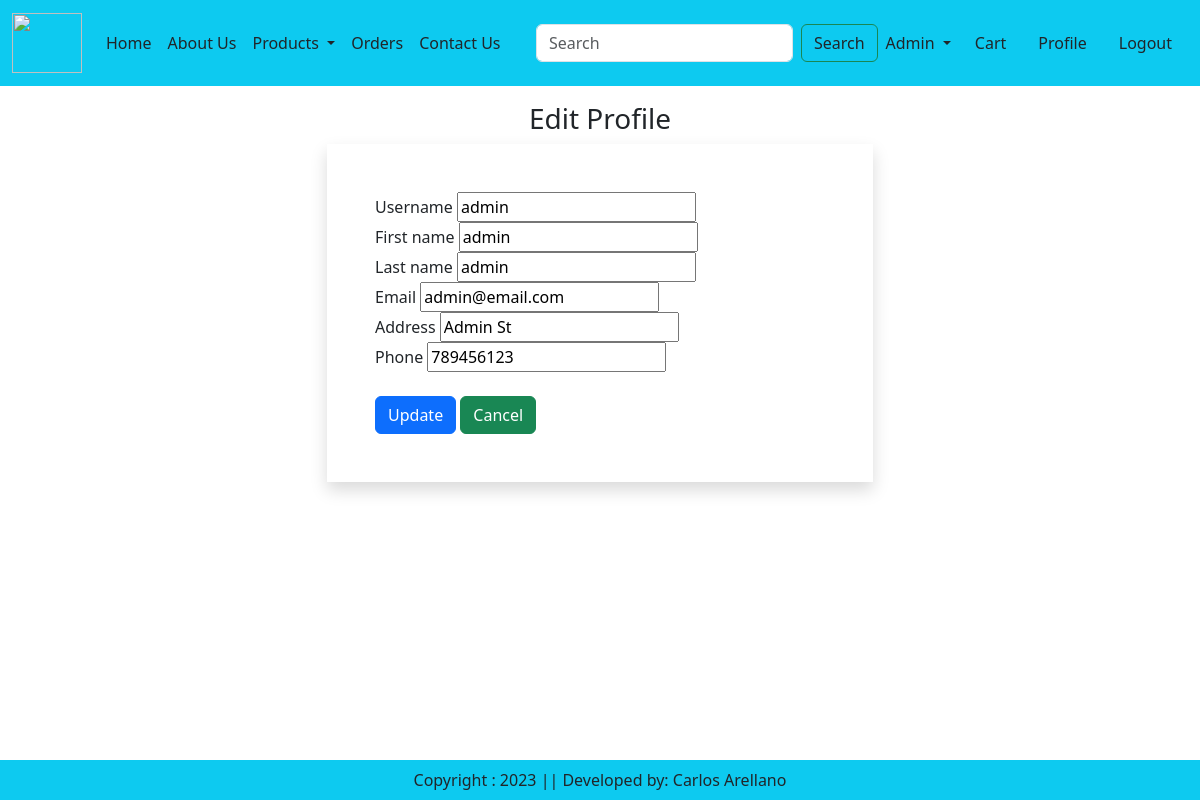
The page /update-profile/ (signed in) on the database its author committed.
### app/models.py (models this page shows)
class User(AbstractUser):
    username = models.CharField(max_length=8, null=True)
    first_name = models.CharField(max_length=80, null=True)
    last_name = models.CharField(max_length=100, null=True)
    email = models.EmailField(unique=True, null=True)
    phone = models.CharField(max_length=14, unique=True, null=True)
    address = models.CharField(max_length=150, unique=True, null=True)
    USERNAME_FIELD = 'email'
    REQUIRED_FIELDS = ['username','first_name','last_name', 'phone','address']

### app/views.py (the view, shortened to what this page needs)
# urls.py: path('update-profile/', views.updateProfile, name="update-profile"),
@login_required(login_url='login')
def updateProfile(request):
    user = request.user
    form = UserForm(instance=user)
    context = {'form': form}
    return render(request, 'app/edit_profile.html', context)

### app/forms.py
class UserForm(ModelForm):
    class Meta:
        model = User
        fields = ['username', 'first_name', 'last_name', 'email', 'address','phone']

### app/templates/app/edit_profile.html (shortened to what this page needs)
{% extends 'app/base.html' %}
{% load static %}
{% block main-content %}
    <div class="container">
        <div class="row my-3">
            <div class="col-sm-6 offset-sm-3">
                <h3 class="text-center">Edit Profile</h3>
                <form action="" method="post" class="shadow p-5" novalidate>
                    {% for field in form %}
                        {{field.label}} {{field}}
                        <br>
                    {% endfor %}
                    <br>
                    <button type="submit" class="btn btn-primary">Update</button>
                    <a href="{% url 'home' %}" class="btn btn-success">Cancel</a>
                    <br>
                </form>
            </div>
        </div>
    </div>
    <br><br>
{% endblock main-content %}

### app/templates/app/base.html (shortened to what this page needs)
<!DOCTYPE html>
{% load static %}
<html lang="en">
  <head>
    <link
      href="https://cdn.jsdelivr.net/npm/bootstrap@5.3.0/dist/css/bootstrap.min.css"
      rel="stylesheet"
    />
    <link rel="stylesheet" href="{% static 'app/css/all.min.css' %}" />
    <link rel="stylesheet" href="{% static 'app/css/owl.carousel.min.css' %}" />
    <link rel="stylesheet" href="{% static 'app/css/style.css' %}" />
  </head>
  <body>
    <nav class="navbar navbar-expand-lg navbar-dark bg-info">
      <div class="container-fluid">
        <a class="navbar-brand text-dark" href="{% url 'home' %}">
          <img
            src='{% static "app/images/bocha.png" %}'
            width="70"
            height="60"
          />
        </a>
        <div class="collapse navbar-collapse" id="navbarSupportedContent">
          <ul class="navbar-nav me-auto mb-2 mb-lg-0">
            <li class="nav-item">
              <a class="nav-link active text-dark" aria-current="page" href="/"
                >Home</a
              >
            </li>
            <li class="nav-item">
              <a class="nav-link text-dark" href="{% url 'about' %}"
                >About Us</a
              >
            </li>
            <li class="nav-item dropdown">
              <a
                class="nav-link dropdown-toggle text-dark"
                href="#"
                role="button"
                data-bs-toggle="dropdown"
                aria-expanded="false"
              >
                Products
              </a>
            </li>
            {% if request.user.is_authenticated %}
            <li class="nav-item">
              <a class="nav-link text-dark" href="{% url 'orders' %}">Orders</a>
            </li>
            {% endif %}
            <li class="nav-item">
              <a class="nav-link text-dark" href="{% url 'contact' %}"
                >Contact Us</a
              >
            </li>
          </ul>
          <form class="d-flex" role="search">
            <input
              class="form-control me-2"
              type="search"
              placeholder="Search"
              aria-label="Search"
            />
            <button class="btn btn-outline-success text-dark" type="submit">
              Search
            </button>
          </form>
        </div>
        <ul class="navbar-nav me-auto mb-2 mb-lg-0">
          {% if request.user.is_authenticated %}
          <li class="nav-item dropdown">
            <a
              class="nav-link dropdown-toggle text-dark text-capitalize"
              href="#"
              role="button"
              data-bs-toggle="dropdown"
              aria-expanded="false"
            >
              {{request.user.username}}
            </a>
          </li>
          {% endif %}
          <li class="nav-item mx-2">
            <a class="nav-link text-dark" href="{% url 'cart' %}">Cart</a>
          </li>
          {% if request.user.is_authenticated %}
          <li class="nav-item mx-2">
            <a class="nav-link text-dark" href="{% url 'profile' user.id %}"
              >Profile</a
            >
          </li>
          {% else %}
          <li class="nav-item mx-2">
            <a class="nav-link text-dark" href="{% url 'register' %}"
              >Register</a
            >
          </li>
          {% endif %}
          {% if request.user.is_authenticated %}
          <li class="nav-item mx-2">
            <a class="nav-link text-dark" href="{% url 'logout' %}">Logout</a>
          </li>
          {% else %}
          <li class="nav-item mx-2">
            <a class="nav-link text-dark" href="{% url 'login' %}">Login</a>
          </li>
          {% endif %}
        </ul>
      </div>
    </nav>
    {% block main-content%} {% endblock main-content %}
    <footer class="container-fluid bg-info text-center p-2 mt-5 fixed-bottom">
      Copyright : 2023 || Developed by: Carlos Arellano
    </footer>
  </body>
</html>

### rows shown on the page
User: user.username "Admin", form "admin" "admin" "admin" "admin@email.com" "Admin St" "789456123"

### other values the page prints
{{ field.label }} "Username" "First name" "Last name" "Email" "Address" "Phone"
